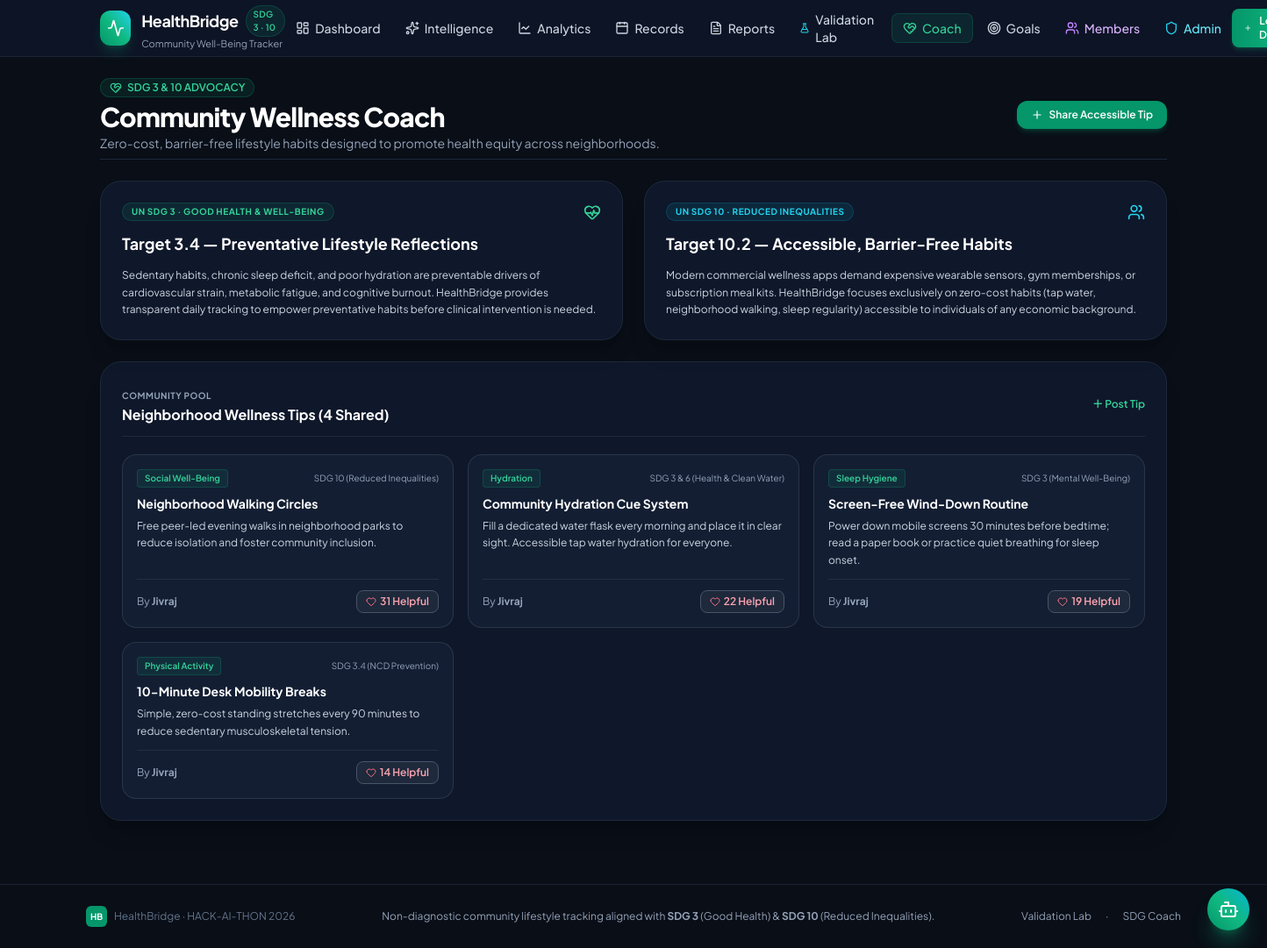
/coach (signed in), run on the app's committed database.
### tables this page shows
CREATE TABLE community_ideas (
    id INTEGER PRIMARY KEY AUTOINCREMENT,
    user_id INTEGER NOT NULL,
    title TEXT NOT NULL,
    category TEXT NOT NULL,
    description TEXT NOT NULL,
    sdg_target TEXT NOT NULL DEFAULT 'SDG 3',
    likes INTEGER NOT NULL DEFAULT 0,
    created_at TEXT NOT NULL DEFAULT CURRENT_TIMESTAMP,
    FOREIGN KEY(user_id) REFERENCES users(id) ON DELETE CASCADE
);

CREATE TABLE users (
    id INTEGER PRIMARY KEY AUTOINCREMENT,
    user_id TEXT NOT NULL UNIQUE,
    full_name TEXT NOT NULL,
    email TEXT NOT NULL UNIQUE,
    password_hash TEXT NOT NULL,
    role TEXT NOT NULL DEFAULT 'normal_user' CHECK(role IN ('member', 'normal_user', 'manager', 'community_worker', 'admin', 'demo')),
    theme TEXT NOT NULL DEFAULT 'light' CHECK(theme IN ('light', 'dark')),
    bio TEXT DEFAULT '',
    sleep_target REAL NOT NULL DEFAULT 8.0,
    activity_target INTEGER NOT NULL DEFAULT 30,
    water_target REAL NOT NULL DEFAULT 2.0,
    weight_sleep REAL NOT NULL DEFAULT 0.40,
    weight_activity REAL NOT NULL DEFAULT 0.35,
    weight_water REAL NOT NULL DEFAULT 0.25,
    created_at TEXT NOT NULL DEFAULT CURRENT_TIMESTAMP
);

### app.py (the view)
@app.route("/coach")
@login_required
def coach():
    conn = get_db()
    ideas = conn.execute(
        """
        SELECT ci.*, u.full_name as author_name
        FROM community_ideas ci
        JOIN users u ON ci.user_id = u.id
        ORDER BY ci.likes DESC, ci.id DESC
        """
    ).fetchall()
    conn.close()
    return render_template("coach.html", ideas=ideas)

### app.py (called while the page is built)
@app.before_request
def load_logged_in_user():
    user_id = session.get("user_id")
    if user_id is None:
        g.user = None
    else:
        conn = get_db()
        user_row = conn.execute("SELECT * FROM users WHERE id = ?", (user_id,)).fetchone()
        conn.close()
        g.user = user_row

@app.context_processor
def inject_globals():
    return {
        "app_name": APP_NAME,
        "app_subtitle": APP_SUBTITLE,
        "app_theme": APP_THEME,
        "today_date": datetime.now().strftime("%Y-%m-%d"),
        "non_medical_disclaimer": NON_MEDICAL_DISCLAIMER,
    }

def login_required(view):
    @wraps(view)
    def wrapped_view(**kwargs):
        if g.user is None:
            return redirect(url_for("login"))
        return view(**kwargs)
    return wrapped_view

### models/database.py (called while the page is built)
def get_db(db_path: str | Path = DATABASE_PATH) -> sqlite3.Connection:
    conn = sqlite3.connect(str(db_path))
    conn.row_factory = sqlite3.Row
    conn.execute("PRAGMA foreign_keys = ON;")
    return conn

### templates/coach.html (shortened to what this page needs)
{% extends 'base.html' %}
{% block content %}
<div class="space-y-6">
  <div class="flex flex-col sm:flex-row sm:items-center justify-between gap-4 pb-2 border-b border-slate-800">
    <div>
      <div class="inline-flex items-center gap-1.5 px-2.5 py-0.5 rounded-full bg-brand-500/10 text-brand-400 border border-brand-500/20 text-xs font-semibold mb-1">
        <i data-lucide="heart-handshake" class="w-3.5 h-3.5"></i>
        <span>SDG 3 &amp; 10 ADVOCACY</span>
      </div>
      <h1 class="text-2xl sm:text-3xl font-extrabold text-white tracking-tight">
        Community Wellness Coach
      </h1>
      <p class="text-xs sm:text-sm text-slate-400 mt-0.5">
        Zero-cost, barrier-free lifestyle habits designed to promote health equity across neighborhoods.
      </p>
    </div>
    <button data-modal-open="addIdeaModal" class="px-4 py-2 rounded-xl bg-brand-600 hover:bg-brand-500 text-white text-xs font-semibold shadow-md shadow-brand-500/20 flex items-center gap-1.5 transition">
      <i data-lucide="plus" class="w-3.5 h-3.5"></i>
      <span>Share Accessible Tip</span>
    </button>
  </div>
  <div class="grid grid-cols-1 md:grid-cols-2 gap-6">
    <div class="p-6 rounded-3xl bg-surface-850 border border-slate-800 shadow-xl space-y-3">
      <div class="flex items-center justify-between">
        <span class="px-2.5 py-0.5 rounded-full text-[10px] font-bold bg-emerald-500/10 text-emerald-400 border border-emerald-500/20 uppercase tracking-wider">
          UN SDG 3 · Good Health &amp; Well-Being
        </span>
        <i data-lucide="heart-pulse" class="w-5 h-5 text-emerald-400"></i>
      </div>
      <h3 class="text-lg font-bold text-white">Target 3.4 — Preventative Lifestyle Reflections</h3>
      <p class="text-xs text-slate-300 leading-relaxed">
        Sedentary habits, chronic sleep deficit, and poor hydration are preventable drivers of cardiovascular strain, metabolic fatigue, and cognitive burnout. HealthBridge provides transparent daily tracking to empower preventative habits before clinical intervention is needed.
      </p>
    </div>
    <div class="p-6 rounded-3xl bg-surface-850 border border-slate-800 shadow-xl space-y-3">
      <div class="flex items-center justify-between">
        <span class="px-2.5 py-0.5 rounded-full text-[10px] font-bold bg-cyan-500/10 text-cyan-400 border border-cyan-500/20 uppercase tracking-wider">
          UN SDG 10 · Reduced Inequalities
        </span>
        <i data-lucide="users" class="w-5 h-5 text-cyan-400"></i>
      </div>
      <h3 class="text-lg font-bold text-white">Target 10.2 — Accessible, Barrier-Free Habits</h3>
      <p class="text-xs text-slate-300 leading-relaxed">
        Modern commercial wellness apps demand expensive wearable sensors, gym memberships, or subscription meal kits. HealthBridge focuses exclusively on zero-cost habits (tap water, neighborhood walking, sleep regularity) accessible to individuals of any economic background.
      </p>
    </div>
  </div>
  <div class="bg-surface-850 border border-slate-800 rounded-3xl p-6 shadow-xl space-y-5">
    <div class="flex items-center justify-between pb-3 border-b border-slate-800">
      <div>
        <span class="text-[10px] uppercase font-bold text-slate-400 tracking-wider">Community Pool</span>
        <h2 class="text-base font-bold text-white">Neighborhood Wellness Tips ({{ ideas|length }} Shared)</h2>
      </div>
      <button data-modal-open="addIdeaModal" class="text-xs text-brand-400 hover:text-brand-300 font-semibold transition">
        ＋ Post Tip
      </button>
    </div>
    <div class="grid grid-cols-1 md:grid-cols-2 lg:grid-cols-3 gap-4">
      {% for idea in ideas %}
      <div class="p-4 rounded-2xl bg-surface-800 border border-slate-700/70 flex flex-col justify-between space-y-3 hover:border-brand-500/40 transition">
        <div>
          <div class="flex items-center justify-between mb-2">
            <span class="px-2 py-0.5 rounded text-[10px] font-semibold bg-brand-500/10 text-brand-400 border border-brand-500/20">
              {{ idea.category }}
            </span>
            <span class="text-[10px] text-slate-400">{{ idea.sdg_target }}</span>
          </div>
          <h4 class="text-sm font-bold text-white">{{ idea.title }}</h4>
          <p class="text-xs text-slate-300 mt-1.5 leading-relaxed">
            {{ idea.description }}
          </p>
        </div>
        <div class="pt-3 border-t border-slate-700/50 flex items-center justify-between text-xs text-slate-400">
          <span>By <strong>{{ idea.author_name }}</strong></span>
          <form method="post" action="{{ url_for('like_idea', idea_id=idea.id) }}" class="inline">
            <button type="submit" class="px-2.5 py-1 rounded-lg bg-surface-700 hover:bg-rose-950/40 text-rose-300 border border-slate-600 text-xs font-semibold flex items-center gap-1 transition">
              <i data-lucide="heart" class="w-3 h-3 text-rose-400"></i>
              <span>{{ idea.likes }} Helpful</span>
            </button>
          </form>
        </div>
      </div>
      {% endfor %}
    </div>
  </div>
</div>
{% endblock %}

### data on the page
community_ideas: category "Social Well-Being", sdg_target "SDG 10 (Reduced Inequalities)", title "Neighborhood Walking Circles", description "Free peer-led evening walks in neighborhood parks to reduce isolation and foster community inclusion.", author_name "Jivraj", likes "31"
community_ideas: category "Hydration", sdg_target "SDG 3 & 6 (Health & Clean Water)", title "Community Hydration Cue System", description "Fill a dedicated water flask every morning and place it in clear sight. Accessible tap water hydration for everyone.", author_name "Jivraj", likes "22"
community_ideas: category "Sleep Hygiene", sdg_target "SDG 3 (Mental Well-Being)", title "Screen-Free Wind-Down Routine", description "Power down mobile screens 30 minutes before bedtime; read a paper book or practice quiet breathing for sleep onset.", author_name "Jivraj", likes "19"
community_ideas: category "Physical Activity", sdg_target "SDG 3.4 (NCD Prevention)", title "10-Minute Desk Mobility Breaks", description "Simple, zero-cost standing stretches every 90 minutes to reduce sedentary musculoskeletal tension.", author_name "Jivraj", likes "14"

### other printed values
{{ ideas|length }} "4"
